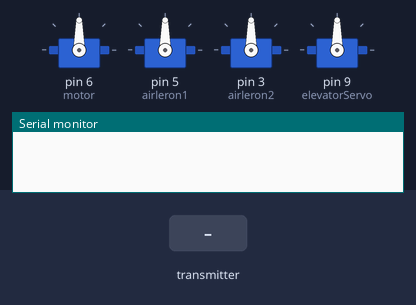
A sketch run on a simulated Arduino Uno, built with avr-gcc and run on an emulated ATmega328P. On the bench: 4 × servo, the last lines printed to the serial monitor. The test bench sets the inputs (shaded band). No radio packets arrive unless stated.

Above: at 1.2 s.
1.3 s: the transmitter starts sending motorSpeed = 0
At 2.5 s:
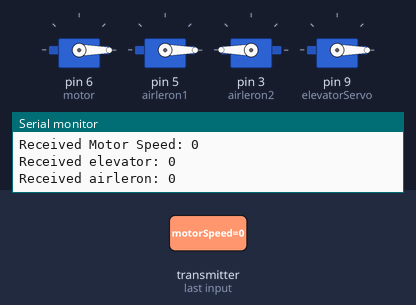
2.8 s: the transmitter starts sending motorSpeed = 256
At 4.1 s:
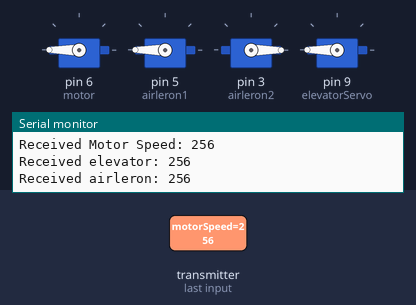
4.4 s: the transmitter starts sending motorSpeed = 512
At 5.5 s:
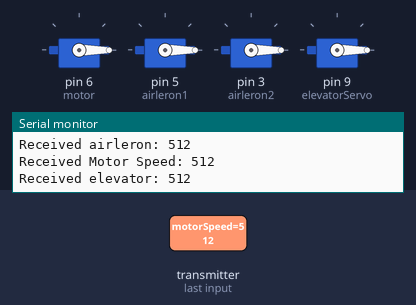
5.9 s: the transmitter starts sending motorSpeed = 1023
At 6.4 s:
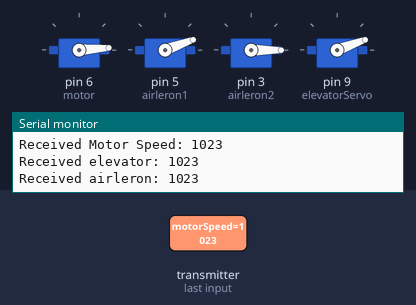
Timing chart, 0 to 8.6 s (numbered marks = the images above; inputs shaded):
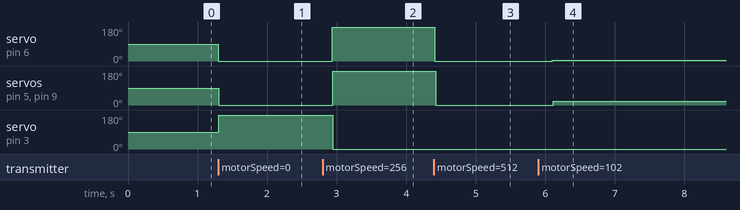

The sketch:

MB_receiver.ino
```cpp
#include <SPI.h>
#include <nRF24L01.h>
#include <RF24.h>
#include <Servo.h>

Servo motor;
Servo airleron1;
Servo airleron2;
Servo elevatorServo;

int elevator;
int motorSpeed;
int airlerons;

RF24 radio(7, 8);

const byte address[6] = "00069";

void setup() {
  motor.attach(6, 1000, 2000);
  airleron1.attach(5, 900, 2000);
  airleron2.attach(3, 900, 2000);
  elevatorServo.attach(9, 900, 2000);
  radio.begin();
  radio.openReadingPipe(0,address);
  radio.setPALevel(RF24_PA_LOW);
  radio.setDataRate(RF24_250KBPS);
  radio.startListening();

  Serial.begin(9600);

}

void loop() {


  if (radio.available()) {
    while(radio.available()){


    radio.read(&motorSpeed, sizeof(motorSpeed));

        motor.write(motorSpeed);  // Set motor speed

        Serial.print("Received Motor Speed: ");
        Serial.println(motorSpeed);

    radio.read(&elevator, sizeof(elevator));

        elevatorServo.write(elevator);

        Serial.print("Received elevator: ");
      Serial.println(elevator);

    radio.read(&airlerons, sizeof(airlerons));

        airleron1.write(airlerons);
      int air2 = map(airlerons, 180, 0, 0, 180);
      airleron2.write(air2);

Serial.print("Received airleron: ");
      Serial.println(airlerons);

      delay(200);
    }


    }
  }
```

Measured:
- after the input at 1.3 s, servo on pin 6 (motor), servo on pin 5 (airleron1), servo on pin 9 (elevatorServo): 90° → 0° at once; servo on pin 3 (airleron2): 90° → 180° at once
- after the input at 2.8 s, servo on pin 6 (motor): 0° → 180° after 0.14 s; servo on pin 5 (airleron1), servo on pin 9 (elevatorServo): 0° → 180° after 0.15 s; servo on pin 3 (airleron2): 180° → 0° after 0.15 s
- after the input at 4.4 s, servo on pin 6 (motor), servo on pin 5 (airleron1), servo on pin 9 (elevatorServo): 180° → 0° at once
- after the input at 5.9 s, servo on pin 6 (motor): 0° → 4° after 0.20 s; servo on pin 5 (airleron1), servo on pin 9 (elevatorServo): 0° → 20° after 0.21 s
